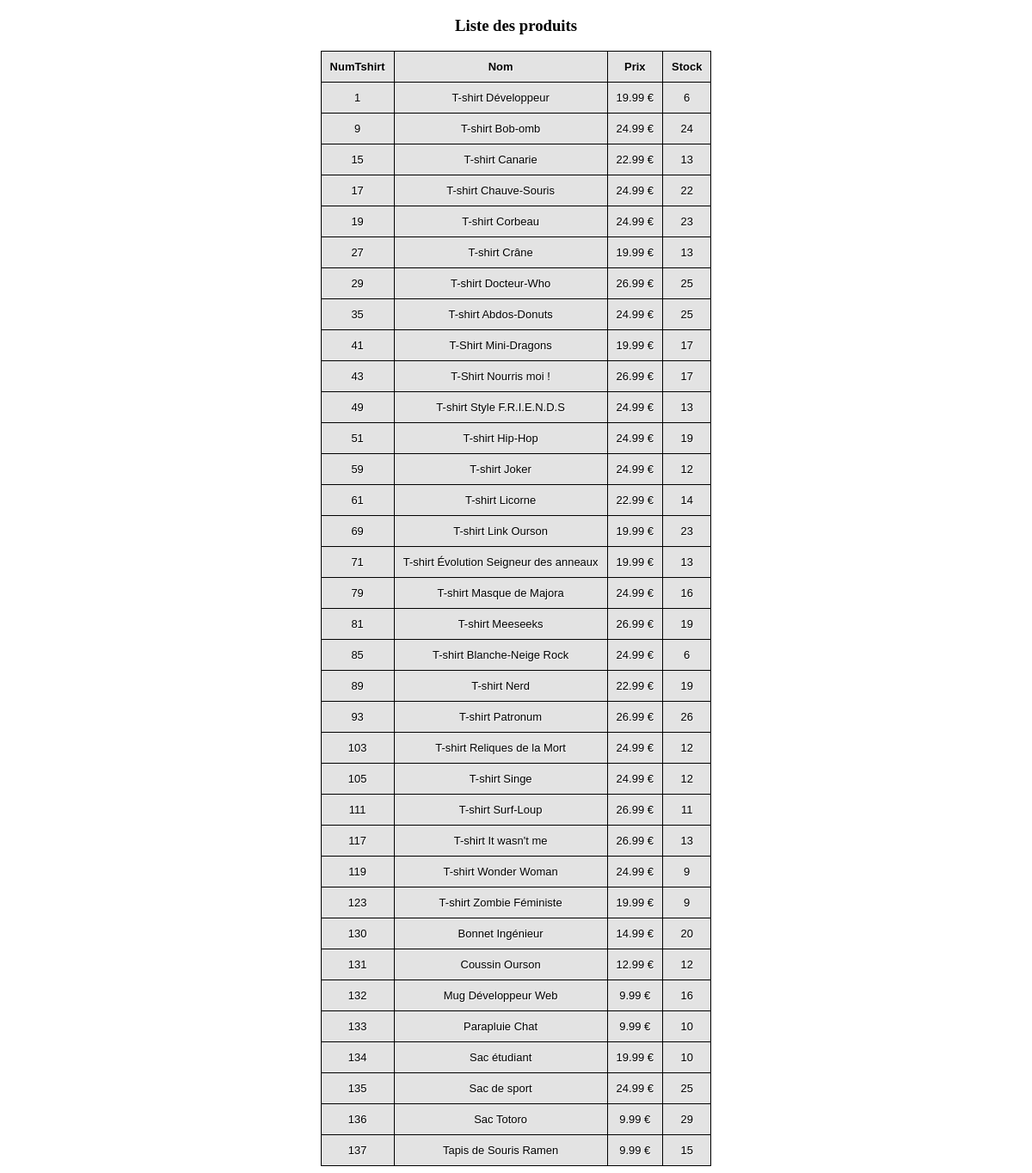
Page /admin/liste_produit.php on the committed database.
### tables this page shows
CREATE TABLE `tshirt` (
  `numTshirt` int(11) NOT NULL,
  `nomtshirt` varchar(255) DEFAULT NULL,
  `prix` decimal(19,2) DEFAULT '0.00',
  `genre` int(11) DEFAULT '0'
);

### admin/liste_produit.php (the view, shortened to what this page needs)
<!DOCTYPE html>
<html>
<head>
<link rel="stylesheet" type="text/css" href="table.css">
</head>
<body>
<table class="zui-table" align="center" style="color: black;" >
<center><h3>Liste des produits</h3></center>
<form method="POST" action="panel.php?page=modif_produit">
<tr align="center">
	<td><b>NumTshirt</b></td>
	<td><b>Nom</b></td>
	<td><b>Prix</b></td>
	<td><b>Stock</b></td>
</tr>
<?php
$req="SELECT tshirt.numTshirt , tshirt.nomtshirt, stock, prix FROM tshirt, reftshirt
WHERE tshirt.numTshirt = reftshirt.numTshirt
group by numTshirt";
$res=mysql_query($req) or die ("Il y a eu une erreur lors de la requête");
	while($l=mysql_fetch_assoc($res))
		{
			echo '<tr align="center"><td>' . $l["numTshirt"] . ''; echo "</td>";
			echo '<td>' . $l["nomtshirt"]  . ''; echo "</td> ";
			echo '<td>' . $l["prix"]  . ' €'; echo "</td>";
			echo '<td>' . $l["stock"] . ''; echo "</td>";
		}
?>
</form>
</table>
</body>
</html>

### admin/table.css (style rules this page uses)
.zui-table { border: solid 1px #DDEEEE; border-collapse: collapse; border-spacing: 0; font: normal 13px Arial, sans-serif; font }
.zui-table tbody td { border: solid 1px #000000; color: #000000; padding: 10px; text-shadow: 1px 1px 1px #fff; }
table { background-color: #E3E3E3; }

### rows in the picture
tshirt: numTshirt "1", nomtshirt "T-shirt Développeur", prix "19.99", stock "6"
tshirt: numTshirt "9", nomtshirt "T-shirt Bob-omb", prix "24.99", stock "24"
tshirt: numTshirt "15", nomtshirt "T-shirt Canarie", prix "22.99", stock "13"
tshirt: numTshirt "17", nomtshirt "T-shirt Chauve-Souris", prix "24.99", stock "22"
tshirt: numTshirt "19", nomtshirt "T-shirt Corbeau", prix "24.99", stock "23"
tshirt: numTshirt "27", nomtshirt "T-shirt Crâne", prix "19.99", stock "13"
tshirt: numTshirt "29", nomtshirt "T-shirt Docteur-Who", prix "26.99", stock "25"
tshirt: numTshirt "35", nomtshirt "T-shirt Abdos-Donuts", prix "24.99", stock "25"
tshirt: numTshirt "41", nomtshirt "T-Shirt Mini-Dragons", prix "19.99", stock "17"
tshirt: numTshirt "43", nomtshirt "T-Shirt Nourris moi !", prix "26.99", stock "17"
tshirt: numTshirt "49", nomtshirt "T-shirt Style F.R.I.E.N.D.S", prix "24.99", stock "13"
tshirt: numTshirt "51", nomtshirt "T-shirt Hip-Hop", prix "24.99", stock "19"
tshirt: numTshirt "59", nomtshirt "T-shirt Joker", prix "24.99", stock "12"
tshirt: numTshirt "61", nomtshirt "T-shirt Licorne", prix "22.99", stock "14"
tshirt: numTshirt "69", nomtshirt "T-shirt Link Ourson", prix "19.99", stock "23"
tshirt: numTshirt "71", nomtshirt "T-shirt Évolution Seigneur des anneaux", prix "19.99", stock "13"
tshirt: numTshirt "79", nomtshirt "T-shirt Masque de Majora", prix "24.99", stock "16"
tshirt: numTshirt "81", nomtshirt "T-shirt Meeseeks", prix "26.99", stock "19"
tshirt: numTshirt "85", nomtshirt "T-shirt Blanche-Neige Rock", prix "24.99", stock "6"
tshirt: numTshirt "89", nomtshirt "T-shirt Nerd", prix "22.99", stock "19"
tshirt: numTshirt "93", nomtshirt "T-shirt Patronum", prix "26.99", stock "26"
tshirt: numTshirt "103", nomtshirt "T-shirt Reliques de la Mort", prix "24.99", stock "12"
tshirt: numTshirt "105", nomtshirt "T-shirt Singe", prix "24.99", stock "12"
tshirt: numTshirt "111", nomtshirt "T-shirt Surf-Loup", prix "26.99", stock "11"
tshirt: numTshirt "117", nomtshirt "T-shirt It wasn't me", prix "26.99", stock "13"
tshirt: numTshirt "119", nomtshirt "T-shirt Wonder Woman", prix "24.99", stock "9"
tshirt: numTshirt "123", nomtshirt "T-shirt Zombie Féministe", prix "19.99", stock "9"
tshirt: numTshirt "130", nomtshirt "Bonnet Ingénieur", prix "14.99", stock "20"
tshirt: numTshirt "131", nomtshirt "Coussin Ourson", prix "12.99", stock "12"
tshirt: numTshirt "132", nomtshirt "Mug Développeur Web", prix "9.99", stock "16"
tshirt: numTshirt "133", nomtshirt "Parapluie Chat", prix "9.99", stock "10"
tshirt: numTshirt "134", nomtshirt "Sac étudiant", prix "19.99", stock "10"
tshirt: numTshirt "135", nomtshirt "Sac de sport", prix "24.99", stock "25"
tshirt: numTshirt "136", nomtshirt "Sac Totoro", prix "9.99", stock "29"
tshirt: numTshirt "137", nomtshirt "Tapis de Souris Ramen", prix "9.99", stock "15"
